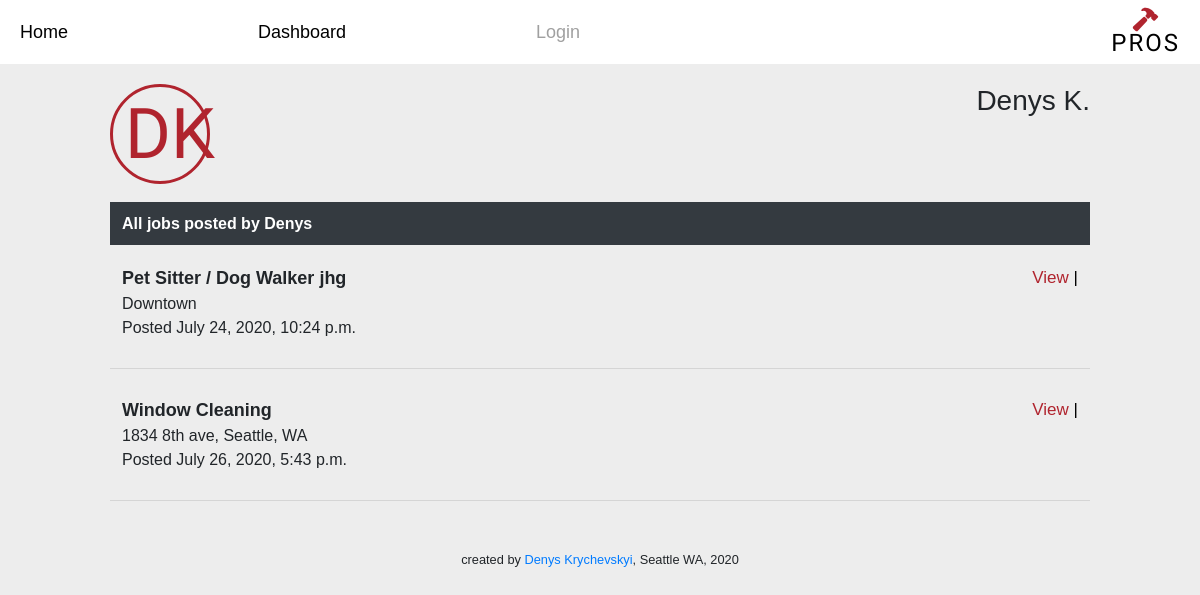
/user/1/profile/, run on an earlier commit of the app's database.
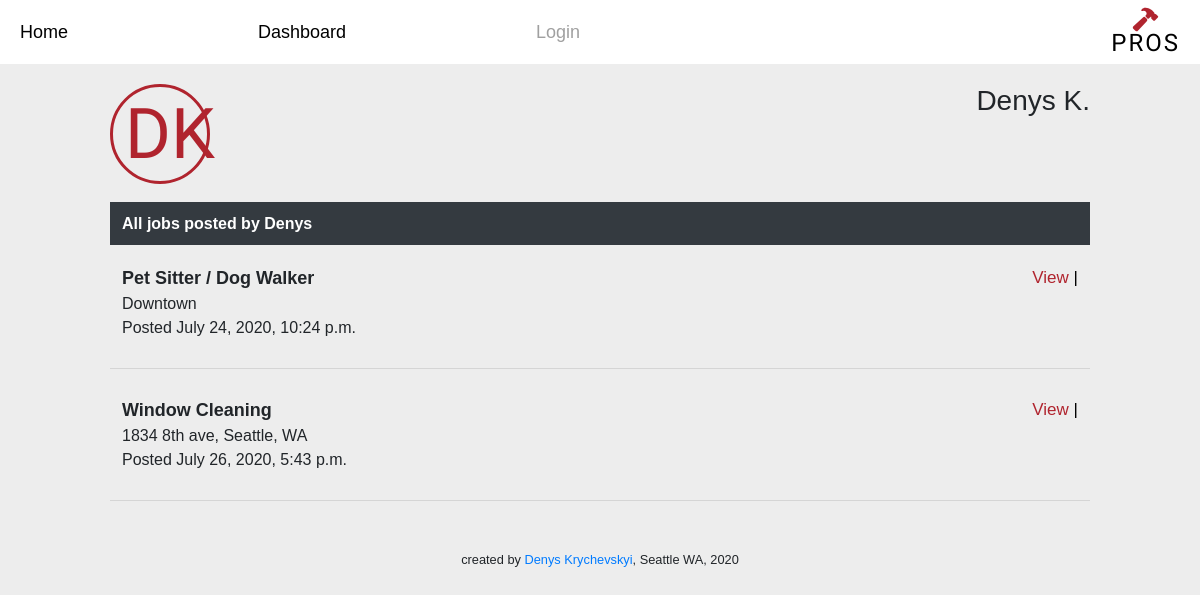
And on a later commit of the database.
### profi_app/models.py (models this page shows, shortened)
class Job(models.Model):
    title = models.CharField(max_length = 255, null = True)
    description = models.TextField()
    location = models.CharField(max_length = 255)
    poster = models.ForeignKey(User, related_name = 'poster', on_delete=models.CASCADE)
    executor = models.ForeignKey(User, related_name = 'executor', on_delete=models.CASCADE, blank = True, null = True)
    created_at = models.DateTimeField(auto_now_add = True)
    updated_at = models.DateTimeField(auto_now = True)
    objects = JobManager()

### profi_app/views.py (the view)
# urls.py: path('user/<int:user_id>/profile/', views.profile),
def profile(request, user_id):
    if request.method == 'GET':
        needed_user = User.objects.get(id = user_id)
        all_posted_jobs = needed_user.poster.all()
        all_active_jobs = needed_user.executor.all()
        first_i = needed_user.first_name[0]
        last_i = needed_user.last_name[0]
        initials = first_i + last_i
        context = {
            'user': needed_user,
            'initials': initials,
            'all_posted_jobs': all_posted_jobs,
            'all_active_jobs': all_active_jobs
        }
        return render(request, 'user_profile.html', context)
    else:
        user_id = request.session['user_id']
        return redirect(f'/user/{user_id}/profile')

### profi_app/templates/user_profile.html (shortened to what the changed rows need)
<!DOCTYPE html>
<html lang="en">
<head>
    {% include 'head.html' %}
</head>
<body>
    <div class="dashboard_page_container">
        <div id="profile_header">
            <h1 id="profile_initial">{{ initials }}</h1>
            <div class="personal_info">
            </div>
        </div>
        {% if user.id == request.session.user_id %}
            {% if all_active_jobs|length > 0 %}
                <h3 class="active">Active jobs:</h3>
                <table class="table table-bordered mt-1">
                    <thead class="thead-dark">
                        <tr>
                            <th>Job</th>
                            <th>Action</th>
                        </tr>
                    </thead>
                    <tbody>
                        {% for job in all_active_jobs %}
                            {% if job.executor != null and job.executor.id == request.session.user_id %}
                            <tr>
                                <td class="td_job">
                                    <p>{{ job.title }}</p>
                                    <small>{{ job.description|slice:":290" }}</small>
                                    <a href="/view/{{job.id}}">...View</a>
                                    {% if job.comments.count > 0 %}
                                    <div class="comments_count_container">
                                        <small class="comments_count"><a href="/view/{{job.id}}"><span>Comments:</span> {{job.comments.count}}</a></small>
                                    </div>
                                    {% endif %}
                                </td>
                                <td class="td_action">
                                    <a href="/done_job/{{job.id}}">Done <span class='vertical'>|</span></a>
                                    <a href="/giveup_job/{{job.id}}">GiveUp</a>
                                </td>
                            </tr>
                            {% endif%}
                        {% endfor %}
                    </tbody>
                </table>
            {% else %}
            <h3 class="no_work_mess">No active jobs</h3>
            {% endif %}
            {% if all_posted_jobs|length > 0 %}
                <h3 class="work_mess">All jobs posted by {{ user.first_name }}:</h3>
                {% for posted_job in all_posted_jobs %}
                <div class="posted_job_container">
                    <div class="posted_job_title">
                        <p>{{ posted_job.title }}</p>
                        <small>{{ posted_job.location }}</small> <br>
                        <small class='darkgrey'>Posted {{ posted_job.created_at|date:'Y/m/d'}}</small>
                        {% if posted_job.comments.count > 0 %}
                        <div class="comments_count_container">
                            <small class="comments_count"><a href="/view/{{posted_job.id}}">Comments: {{posted_job.comments.count}}</a></small>
                        </div>
                        {% endif %}
                    </div>
                    <div class="action">
                        <a href="/view/{{posted_job.id}}">View <span class='vertical'>|</span></a>
                        {%if posted_job.executor.id == null and request.session.user_id != null %}
                        <a href="/add_job/{{posted_job.id}}">Add <span class='vertical'>|</span></a>
                        {% endif %}
                        {% if posted_job.poster.id == request.session.user_id %}
                            <a href="/edit_job/{{posted_job.id}}">Edit <span class='vertical'>|</span></a>
                            <a href="/remove_job/{{posted_job.id}}">Remove</a>
                        {% endif %}
                    </div>
                </div>
                <hr>
                {% endfor %}
            {% else %}
                <h3 class="no_work_mess">No posted jobs</h3>
            {% endif %}
        {% else %}
            <h3 class="work_mess">All jobs posted by {{ user.first_name }}</h3>
            {% for posted_job in all_posted_jobs %}
            <div class="posted_job_container">
                <div class="posted_job_title">
                    <p>{{ posted_job.title }}</p>
                    <small>{{ posted_job.location }}</small> <br>
                    <small>Posted {{ posted_job.created_at }}</small>
                </div>
                <div class="action">
                    <a href="/view/{{posted_job.id}}">View <span class='vertical'>|</span></a>
                </div>
            </div>
            <hr>
            {% endfor %}
        {% endif %}
    </div>
</body>
</html>

What changed in the data, as far as the page shows it:
changed Job "Downtown": title "Pet Sitter / Dog Walker jhg" → "Pet Sitter / Dog Walker"
